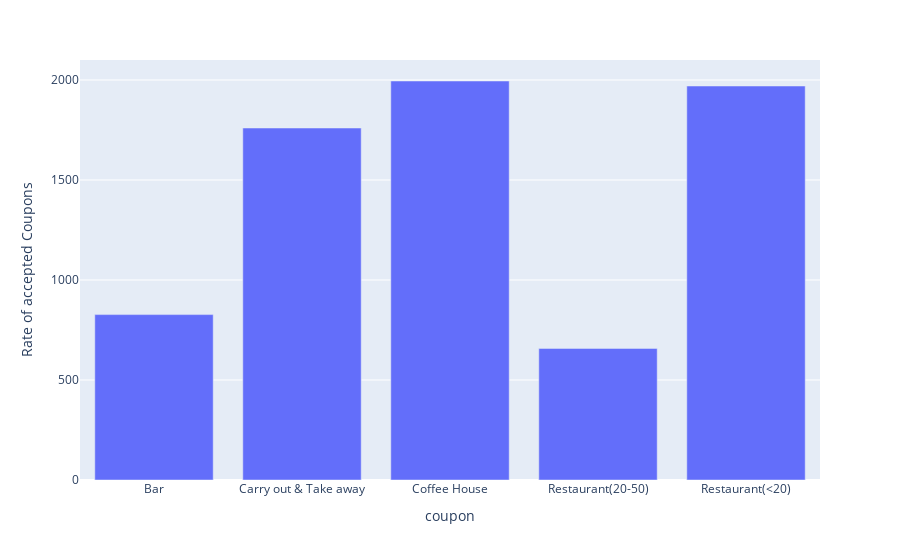

Notebook cell for this chart:
### Markdown cell above
5. Use a bar plot to visualize the `coupon` column.

### Code cell
data_for_bar=data_replaced.groupby(['coupon'])['Y'].agg('sum').reset_index()
fig=px.bar(data_for_bar,x='coupon',y='Y')
fig.update_layout(yaxis_title='Number accepted Coupons')
fig.show()

### Figure 1 — Plotly figure (JSON) as saved in the notebook; plotly's stock layout.template omitted (floating-point values rounded to 4 significant figures)
{"data": [{"alignmentgroup": "True", "hovertemplate": "coupon=%{x}<br>Y=%{y}<extra></extra>", "legendgroup": "", "marker": {"color": "#636efa", "pattern": {"shape": ""}}, "name": "", "offsetgroup": "", "orientation": "v", "showlegend": false, "textposition": "auto", "type": "bar", "x": ["Bar", "Carry out & Take away", "Coffee House", "Restaurant(20-50)", "Restaurant(<20)"], "xaxis": "x", "y": [827, 1760, 1995, 658, 1970], "yaxis": "y"}], "layout": {"barmode": "relative", "legend": {"tracegroupgap": 0}, "margin": {"t": 60}, "xaxis": {"anchor": "y", "domain": [0, 1], "title": {"text": "coupon"}}, "yaxis": {"anchor": "x", "domain": [0, 1], "title": {"text": "Rate of accepted Coupons"}}}}
